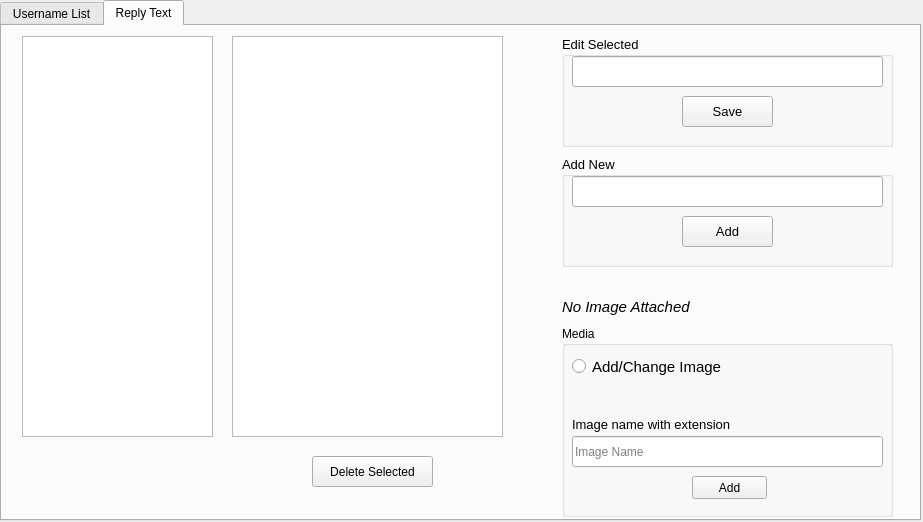
<?xml version="1.0" encoding="UTF-8"?>
<ui version="4.0">
 <class>Form</class>
 <widget class="QWidget" name="Form">
  <property name="geometry">
   <rect>
    <x>0</x>
    <y>0</y>
    <width>923</width>
    <height>522</height>
   </rect>
  </property>
  <property name="windowTitle">
   <string>Settings</string>
  </property>
  <widget class="QTabWidget" name="tabWidget">
   <property name="geometry">
    <rect>
     <x>0</x>
     <y>0</y>
     <width>921</width>
     <height>521</height>
    </rect>
   </property>
   <property name="currentIndex">
    <number>1</number>
   </property>
   <widget class="QWidget" name="tab">
    <attribute name="title">
     <string>Username List</string>
    </attribute>
    <widget class="QListWidget" name="listWidget">
     <property name="geometry">
      <rect>
       <x>20</x>
       <y>10</y>
       <width>321</width>
       <height>411</height>
      </rect>
     </property>
    </widget>
    <widget class="QPushButton" name="pushButton_3">
     <property name="geometry">
      <rect>
       <x>470</x>
       <y>360</y>
       <width>171</width>
       <height>61</height>
      </rect>
     </property>
     <property name="font">
      <font>
       <pointsize>11</pointsize>
      </font>
     </property>
     <property name="text">
      <string>Delete Selected</string>
     </property>
    </widget>
    <widget class="QGroupBox" name="groupBox">
     <property name="geometry">
      <rect>
       <x>420</x>
       <y>10</y>
       <width>261</width>
       <height>111</height>
      </rect>
     </property>
     <property name="font">
      <font>
       <pointsize>10</pointsize>
      </font>
     </property>
     <property name="title">
      <string>Edit Selected</string>
     </property>
     <widget class="QLineEdit" name="lineEdit">
      <property name="geometry">
       <rect>
        <x>10</x>
        <y>20</y>
        <width>241</width>
        <height>31</height>
       </rect>
      </property>
      <property name="font">
       <font>
        <pointsize>10</pointsize>
       </font>
      </property>
      <property name="text">
       <string/>
      </property>
     </widget>
     <widget class="QPushButton" name="pushButton">
      <property name="geometry">
       <rect>
        <x>90</x>
        <y>60</y>
        <width>91</width>
        <height>31</height>
       </rect>
      </property>
      <property name="text">
       <string>Save</string>
      </property>
     </widget>
    </widget>
    <widget class="QGroupBox" name="groupBox_3">
     <property name="geometry">
      <rect>
       <x>420</x>
       <y>150</y>
       <width>261</width>
       <height>111</height>
      </rect>
     </property>
     <property name="font">
      <font>
       <pointsize>10</pointsize>
      </font>
     </property>
     <property name="title">
      <string>Add New</string>
     </property>
     <widget class="QLineEdit" name="lineEdit_3">
      <property name="geometry">
       <rect>
        <x>10</x>
        <y>20</y>
        <width>241</width>
        <height>31</height>
       </rect>
      </property>
      <property name="font">
       <font>
        <pointsize>10</pointsize>
       </font>
      </property>
      <property name="text">
       <string/>
      </property>
     </widget>
     <widget class="QPushButton" name="pushButton_2">
      <property name="geometry">
       <rect>
        <x>90</x>
        <y>60</y>
        <width>91</width>
        <height>31</height>
       </rect>
      </property>
      <property name="text">
       <string>Add</string>
      </property>
     </widget>
    </widget>
   </widget>
   <widget class="QWidget" name="tab_2">
    <attribute name="title">
     <string>Reply Text</string>
    </attribute>
    <widget class="QListWidget" name="listWidget_2">
     <property name="geometry">
      <rect>
       <x>20</x>
       <y>10</y>
       <width>191</width>
       <height>401</height>
      </rect>
     </property>
    </widget>
    <widget class="QListWidget" name="listWidget_3">
     <property name="geometry">
      <rect>
       <x>230</x>
       <y>10</y>
       <width>271</width>
       <height>401</height>
      </rect>
     </property>
    </widget>
    <widget class="QGroupBox" name="groupBox_2">
     <property name="geometry">
      <rect>
       <x>560</x>
       <y>300</y>
       <width>331</width>
       <height>191</height>
      </rect>
     </property>
     <property name="title">
      <string>Media</string>
     </property>
     <widget class="QLineEdit" name="lineEdit_2">
      <property name="geometry">
       <rect>
        <x>10</x>
        <y>110</y>
        <width>311</width>
        <height>31</height>
       </rect>
      </property>
      <property name="placeholderText">
       <string>Image Name</string>
      </property>
     </widget>
     <widget class="QRadioButton" name="radioButton">
      <property name="geometry">
       <rect>
        <x>10</x>
        <y>30</y>
        <width>151</width>
        <height>21</height>
       </rect>
      </property>
      <property name="font">
       <font>
        <pointsize>11</pointsize>
       </font>
      </property>
      <property name="text">
       <string>Add/Change Image</string>
      </property>
     </widget>
     <widget class="QLabel" name="label">
      <property name="geometry">
       <rect>
        <x>10</x>
        <y>90</y>
        <width>171</width>
        <height>16</height>
       </rect>
      </property>
      <property name="font">
       <font>
        <pointsize>10</pointsize>
       </font>
      </property>
      <property name="text">
       <string>Image name with extension</string>
      </property>
     </widget>
     <widget class="QPushButton" name="pushButton_4">
      <property name="geometry">
       <rect>
        <x>130</x>
        <y>150</y>
        <width>75</width>
        <height>23</height>
       </rect>
      </property>
      <property name="text">
       <string>Add</string>
      </property>
     </widget>
    </widget>
    <widget class="QLabel" name="label_2">
     <property name="geometry">
      <rect>
       <x>560</x>
       <y>270</y>
       <width>131</width>
       <height>21</height>
      </rect>
     </property>
     <property name="font">
      <font>
       <pointsize>11</pointsize>
       <italic>true</italic>
       <kerning>true</kerning>
      </font>
     </property>
     <property name="text">
      <string>No Image Attached</string>
     </property>
    </widget>
    <widget class="QGroupBox" name="groupBox_4">
     <property name="geometry">
      <rect>
       <x>560</x>
       <y>10</y>
       <width>331</width>
       <height>111</height>
      </rect>
     </property>
     <property name="font">
      <font>
       <pointsize>10</pointsize>
      </font>
     </property>
     <property name="title">
      <string>Edit Selected</string>
     </property>
     <widget class="QLineEdit" name="lineEdit_4">
      <property name="geometry">
       <rect>
        <x>10</x>
        <y>20</y>
        <width>311</width>
        <height>31</height>
       </rect>
      </property>
      <property name="font">
       <font>
        <pointsize>10</pointsize>
       </font>
      </property>
      <property name="text">
       <string/>
      </property>
     </widget>
     <widget class="QPushButton" name="pushButton_5">
      <property name="geometry">
       <rect>
        <x>120</x>
        <y>60</y>
        <width>91</width>
        <height>31</height>
       </rect>
      </property>
      <property name="text">
       <string>Save</string>
      </property>
     </widget>
    </widget>
    <widget class="QGroupBox" name="groupBox_5">
     <property name="geometry">
      <rect>
       <x>560</x>
       <y>130</y>
       <width>331</width>
       <height>111</height>
      </rect>
     </property>
     <property name="font">
      <font>
       <pointsize>10</pointsize>
      </font>
     </property>
     <property name="title">
      <string>Add New</string>
     </property>
     <widget class="QLineEdit" name="lineEdit_5">
      <property name="geometry">
       <rect>
        <x>10</x>
        <y>20</y>
        <width>311</width>
        <height>31</height>
       </rect>
      </property>
      <property name="font">
       <font>
        <pointsize>10</pointsize>
       </font>
      </property>
      <property name="text">
       <string/>
      </property>
     </widget>
     <widget class="QPushButton" name="pushButton_6">
      <property name="geometry">
       <rect>
        <x>120</x>
        <y>60</y>
        <width>91</width>
        <height>31</height>
       </rect>
      </property>
      <property name="text">
       <string>Add</string>
      </property>
     </widget>
    </widget>
    <widget class="QPushButton" name="pushButton_7">
     <property name="geometry">
      <rect>
       <x>310</x>
       <y>430</y>
       <width>121</width>
       <height>31</height>
      </rect>
     </property>
     <property name="text">
      <string>Delete Selected</string>
     </property>
    </widget>
   </widget>
  </widget>
 </widget>
 <resources/>
 <connections/>
</ui>
